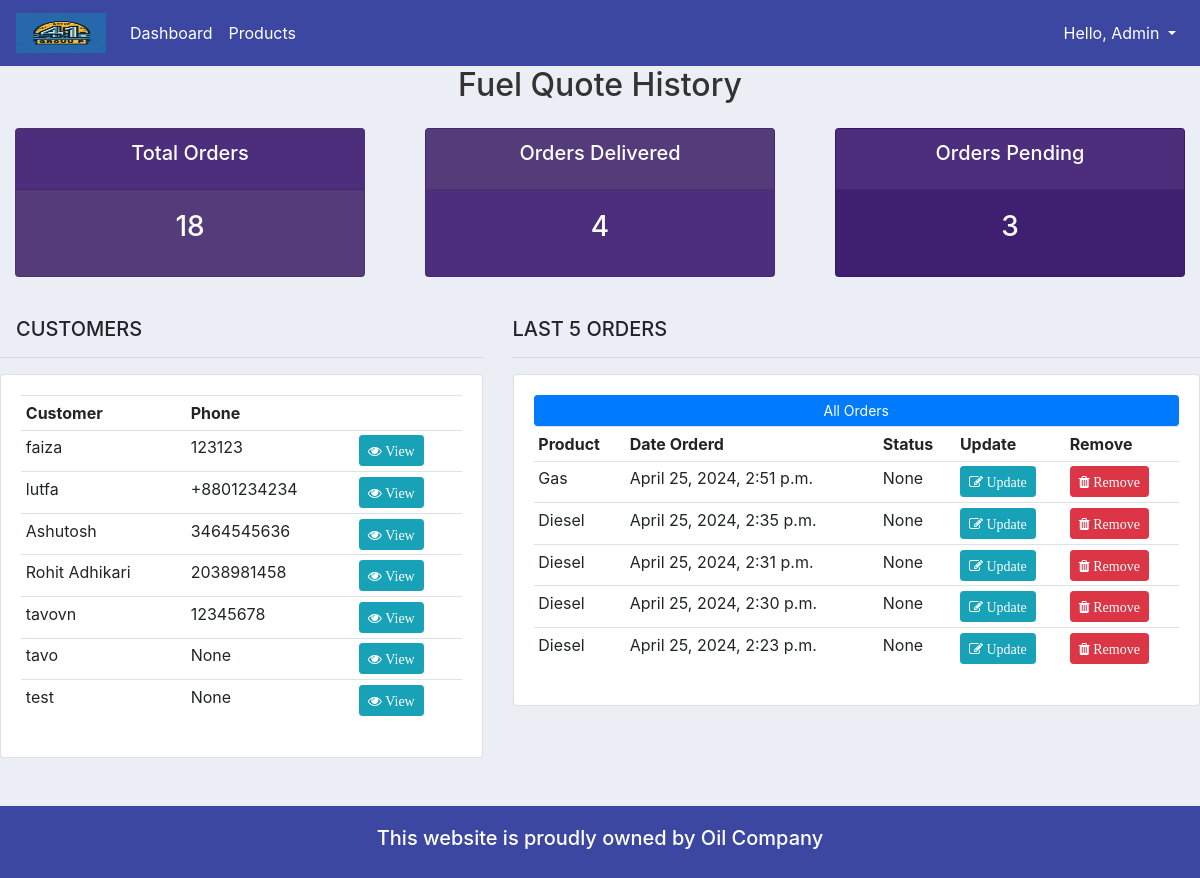
The app's page / (signed in) with its own data.
### accounts/models.py (models this page shows, shortened)
class Customer(models.Model):
    user = models.OneToOneField(User, null=True, blank=True, on_delete=models.CASCADE) # one to one relationships(one customer can have one user and one user can have one customer)
    name = models.CharField(max_length=200, null=True)
    phone = models.CharField(max_length=200, null=True)
    email = models.CharField(max_length=200, null=True)
    profile_pic = models.ImageField(default="profile1.png", null=True, blank=True)
    date_created = models.DateTimeField(auto_now_add=True, null=True)

class Order(models.Model):
    STATUS = (
        ('Pending', 'Pending'),
        ('Out for delivery', 'Out for delivery'),
        ('Delivered', 'Delivered'),
    )
    customer = models.ForeignKey(Customer, null=True, on_delete=models.SET_NULL) # one to many relationships
    product = models.ForeignKey(Product, null=True, on_delete=models.SET_NULL) # one to many relationships
    date_created = models.DateTimeField(auto_now_add=True, null=True)
    status = models.CharField(max_length=200, null=True, choices=STATUS)
    note = models.CharField(max_length=1000, null=True) # for custom Search
    price = models.CharField(max_length=1000, null=True) # for custom Search
    delivery_date = models.DateField(null=True, blank=True)
    delivery_address = models.CharField(max_length=200, null=True)  # New field
    city = models.CharField(max_length=100, null=True)  # New field
    state = models.CharField(max_length=100, null=True)  # New field
    zip_code = models.CharField(max_length=20, null=True)  # New field

class Product(models.Model):
    CATEGORY = (
        ('Indoor', 'Indoor'),
        ('Out Door', 'Out Door'),
    )
    name = models.CharField(max_length=200, null=True)
    price = models.FloatField(null=True)
    category = models.CharField(max_length=200, null=True, choices=CATEGORY)
    description = models.CharField(max_length=200, null=True, blank=True)
    date_created = models.DateTimeField(auto_now_add=True, null=True)
    tags = models.ManyToManyField(Tag) # Many to Many relationships
    def __str__(self):
        return self.name

### accounts/decorators.py (the view)
	def wrapper_function(request, *args, **kwargs):
		group = None
		if request.user.groups.exists():
			group = request.user.groups.all()[0].name
		if group == 'customer':
			return redirect('user-page')
		if group == 'admin':
			return view_func(request, *args, **kwargs)

### accounts/views.py (called while the page is built)
@login_required(login_url='login')
@admin_only
def home(request):
    last_five_orders = Order.objects.all().order_by('-date_created')[:5]
    orders = Order.objects.all()
    customers = Customer.objects.all()
    total_customers = customers.count()
    total_orders = orders.count()
    delivered = orders.filter(status='Delivered').count()
    pending = orders.filter(status='Pending').count()
    context = {
        'last_five_orders': last_five_orders,
        'orders': orders,
        'customers': customers,
        'total_customers': total_customers,
        'total_orders': total_orders,
        'delivered': delivered,
        'pending': pending
    }
    return render(request, 'accounts/dashboard.html', context)

### accounts/templates/accounts/dashboard.html
{% extends 'accounts/main.html' %}
{% block content %}
{% include 'accounts/status.html' %}
<br>
<div class="row">
	<div class="col-md-5">
		<h5 class="ml-3">CUSTOMERS</h5>
		<hr>
		<div class="card card-body">
			<table class="table table-sm">
				<tr>
					<th>Customer</th>
					<th>Phone</th>
					<th></th>
				</tr>
				{% for customer in customers %}
					<tr>
						<td>{{ customer.name }}</td>
						<td>{{ customer.phone }}</td>
						<td><a class="btn btn-sm btn-info" href="{% url 'customer' customer.id %}"><i class="fa fa-eye"> View</i></a></td>
					</tr>
				{% endfor %}
			</table>
		</div>
	</div>
	<div class="col-md-7">
		<h5>LAST 5 ORDERS</h5>
		<hr>
		<div class="card card-body">
			<table class="table table-sm">
				<tr>
					<th>Product</th>
					<th>Date Orderd</th>
					<th>Status</th>
					<th>Update</th>
					<th>Remove</th>
				</tr>
				{% for order in last_five_orders %}
					<tr>
						<td>{{ order.product }}</td>
						<td>{{ order.date_created }}</td>
						<td>{{ order.status }}</td>
						<td><a class="btn btn-sm btn-info" href="{% url 'updateOrder' order.id %}"><i class="fa fa-edit"> Update</i></a></td>
						<td><a class="btn btn-sm btn-danger" href="{% url 'delete_order' order.id %}"><i class="fa fa-trash"> Remove</i></a></td>
					</tr>
				{% endfor %}
				<a class="btn btn-primary btn-sm btn-block" href="{% url 'allOrders' %}">All Orders</a>
			</table>
		</div>
	</div>
</div>
{% endblock %}

### accounts/templates/accounts/navbar.html (shortened to what this page needs)
{% load static %}
{% load qr_code %}
<nav class="navbar navbar-expand-lg navbar-dark" style="background-color: #3B47A1;">
  <a class="navbar-brand" href="{% url 'home' %}">
    <img src="{% static 'images/logo1.png' %}" width="90" height="40" alt="">
  </a>
  <div class="collapse navbar-collapse" id="navbarSupportedContent">
    <ul class="navbar-nav mr-auto">
      {% if request.user.is_staff %}
      <li class="nav-item active">
        <a class="nav-link" href="{% url 'home' %}">Dashboard</a>
      </li>
      <li class="nav-item active">
        <a class="nav-link" href="{% url 'products' %}">Products</a>
      </li>
      {% endif %}
    </ul>
    <ul class="navbar-nav">
      <li class="nav-item dropdown">
        <a class="nav-link dropdown-toggle" href="#" id="navbarDropdown" role="button" data-toggle="dropdown"
          aria-haspopup="true" aria-expanded="false" style="color: #fff;">
          Hello, {{request.user}}
        </a>
      </li>
    </ul>
  </div>
</nav>

### static/css/main.css (style rules this page uses)
body { background-color: #ebeff5; }

### records on screen
Customer: name "faiza", phone "123123"
Customer: name "lutfa", phone "+8801234234"
Customer: name "Ashutosh", phone "3464545636"
Customer: name "Rohit Adhikari", phone "2038981458"
Customer: name "tavovn", phone "12345678"
Customer: name "tavo", phone "None"
Customer: name "test", phone "None"
Order: product "Gas", date_created "April 25, 2024, 2:51 p.m.", status "None"
Order: product "Diesel", date_created "April 25, 2024, 2:35 p.m.", status "None"
Order: product "Diesel", date_created "April 25, 2024, 2:31 p.m.", status "None"
Order: product "Diesel", date_created "April 25, 2024, 2:30 p.m.", status "None"
Order: product "Diesel", date_created "April 25, 2024, 2:23 p.m.", status "None"

### other values on screen
{{ request.user }} "Admin"
{{ total_orders }} "18"
{{ delivered }} "4"
{{ pending }} "3"
